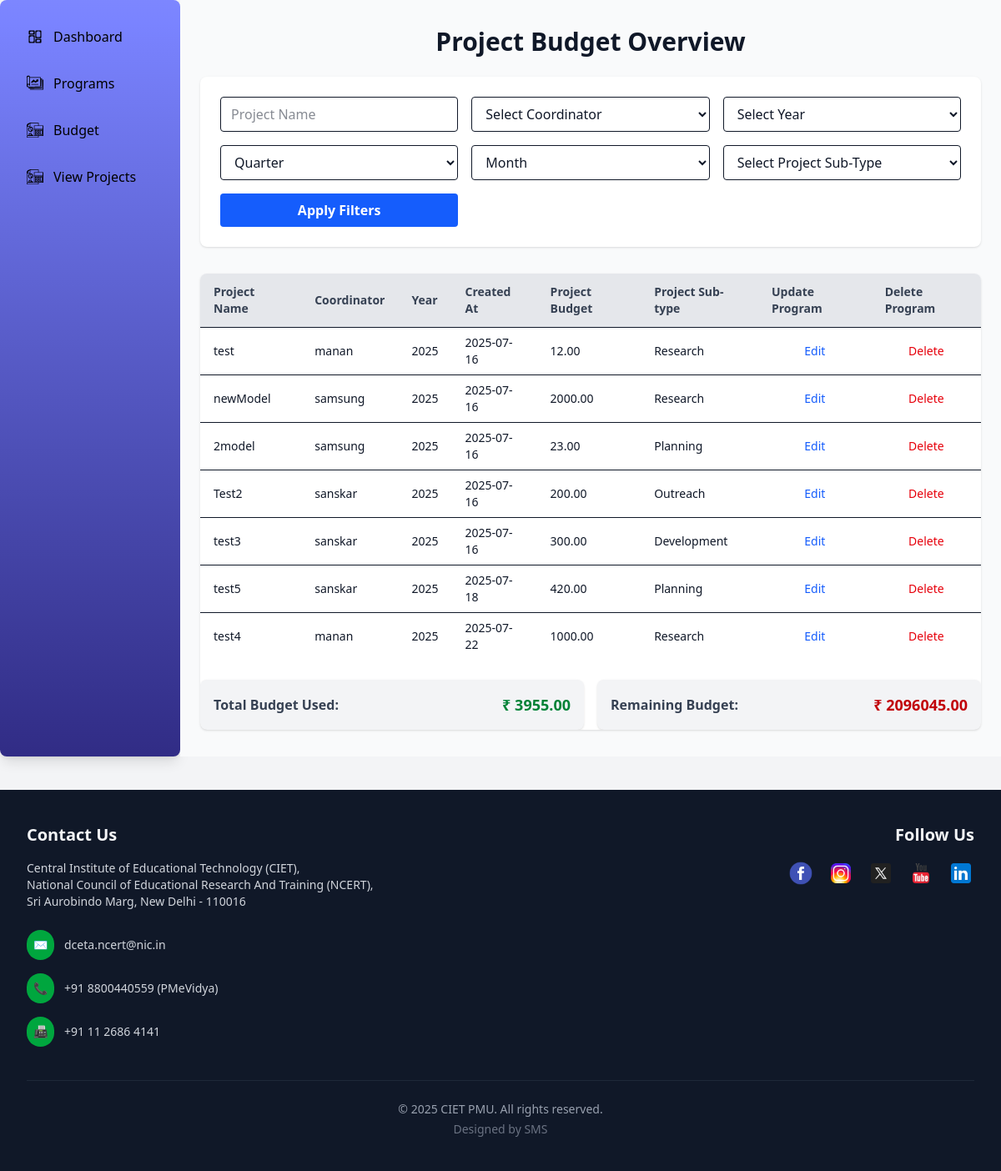
Before: /view_projects/ with the older database file.
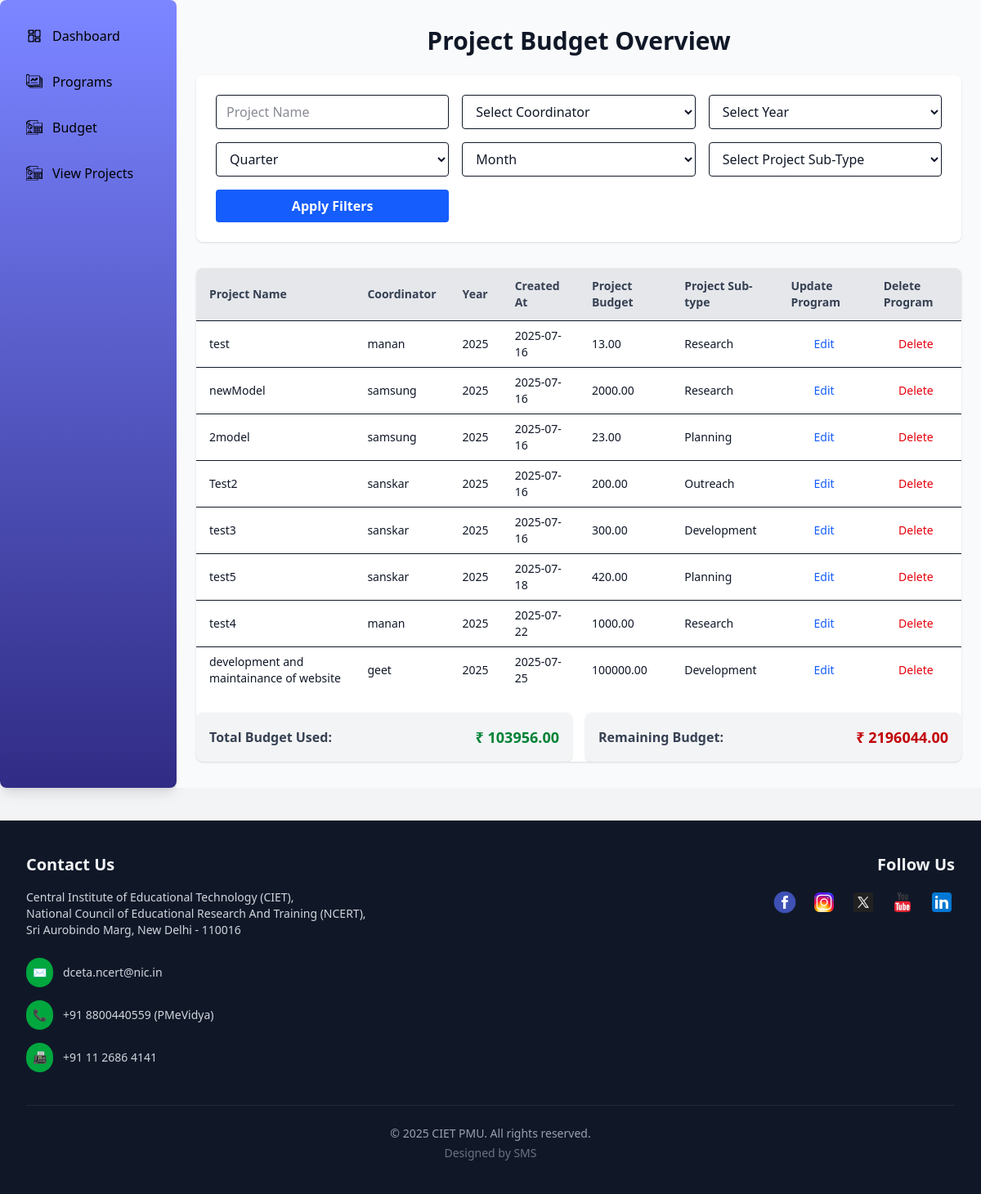
After: the same page with the newer database file.
### admin_dashboard/models.py (models this page shows)
class Program(models.Model):
    type = models.TextField(blank=True, null=True)
    title = models.TextField()
    coordinator = models.ForeignKey('User', models.DO_NOTHING)
    annual_budget = models.ForeignKey(Annualbudget, models.DO_NOTHING)
    created_at = models.DateTimeField(default=timezone.now)
    updated_at = models.DateTimeField(default=timezone.now)
    program_budget = models.DecimalField(decimal_places=2, max_digits=12)
    program_sub_type = models.TextField()
    class Meta:
        managed = False
        db_table = 'Program'

class User(models.Model):
    username = models.TextField(unique=True)
    password = models.TextField()
    role = models.TextField(blank=True, null=True)
    name = models.TextField()
    email = models.TextField(unique=True)
    class Meta:
        managed = False
        db_table = 'User'

class Annualbudget(models.Model):
    year = models.IntegerField()
    budget = models.DecimalField(max_digits=12, decimal_places=2)  # max_digits and decimal_places have been guessed, as this database handles decimal fields as float
    created_at = models.DateTimeField(blank=True, null=True)
    updated_at = models.DateTimeField(blank=True, null=True)
    class Meta:
        managed = False
        db_table = 'AnnualBudget'
        get_latest_by = 'year'

### admin_dashboard/views.py (the view)
# urls.py: path('view_projects/', views.view_projects, name='view_projects'),
def view_projects(request):
    coordinators, years, months, projects, total_used_budget, remaining_budget = helper_filter(request)
    return render(request, 'admin_dashboard/view_projects.html', {
        'coordinators': coordinators,
        'years': years,
        'months': months,
        'projects': projects,
        'total_used_budget':total_used_budget,
        'remaining_budget':remaining_budget,
    })

### admin_dashboard/templates/admin_dashboard/view_projects.html (shortened to what this page needs)
{% extends "layout.html" %}
{% load static %}
{% load static tailwind_tags %}
{% block content %}
<div class="flex min-h-screen">
    {% include "partials/admin_sidebar.html" %}
  <div class="flex-1 overflow-y-auto px-6 py-8 bg-gray-50">
    <h1 class="text-3xl font-bold mb-6 text-center">Project Budget Overview</h1>
    <form method="POST" class="bg-white rounded-lg shadow p-6 grid grid-cols-1 md:grid-cols-3 gap-4 mb-8">
      <input type="text" name="project_name" placeholder="Project Name" class="border rounded px-3 py-2" />
      <select name="coordinator" class="border rounded px-3 py-2">
        <option value="">Select Coordinator</option>
      </select>
      <select name="year" class="border rounded px-3 py-2">
          <option value="">Select Year</option>
      </select>
      <select name="quarter" class="border rounded px-3 py-2">
        <option value="">Quarter</option>
      </select>
      <select name="month" class="border rounded px-3 py-2">
        <option value="">Month</option>
      </select>
      <select name="sub_type" class="border rounded px-3 py-2">
        <option value="">Select Project Sub-Type</option>
      </select>
      <button type="submit" class="w-full bg-blue-600 hover:bg-blue-700 cursor-pointer text-white font-semibold py-2 rounded">Apply Filters</button>
    </form>
    {% if projects %}
    <div class="overflow-x-auto bg-white rounded-lg shadow">
      <table class="min-w-full table-auto">
        <thead class="bg-gray-200 text-gray-700 text-sm">
          <tr>
            <th class="px-4 py-3 text-left">Project Name</th>
            <th class="px-4 py-3 text-left">Coordinator</th>
            <th class="px-4 py-3 text-left">Year</th>
            <th class="px-4 py-3 text-left">Created At</th>
            <th class="px-4 py-3 text-left">Project Budget</th>
            <th class="px-4 py-3 text-left">Project Sub-type</th>
            <th class="px-4 py-3 text-left">Update Program</th>
            <th class="px-4 py-3 text-left">Delete Program</th>
          </tr>
        </thead>
        <tbody class="text-sm">
          {% for project in projects %}
          <tr class="border-t hover:bg-gray-50">
            <td class="px-4 py-2">{{ project.title }}</td>
            <td class="px-4 py-2">{{ project.coordinator.username }}</td>
            <td class="px-4 py-2">{{ project.annual_budget.year }}</td>
            <td class="px-4 py-2">{{ project.created_at|date:"Y-m-d" }}</td>
            <td class="px-4 py-2">{{ project.program_budget }}</td>
            <td class="px-4 py-2">{{ project.program_sub_type }}</td>
            <td class="px-4 py-2 text-center">
              <a href="{% url 'edit_project' project.id %}" class="text-blue-600 hover:underline hover:text-blue-800 text-sm">Edit</a>
            </td>
            <td class="px-4 py-2 text-center">
              <a href="{% url 'delete_project' project.id %}"
              class="text-red-600 hover:underline hover:text-red-800 text-sm"
              onclick="return confirm('Are you sure you want to delete this project?');">Delete</a>
            </td>
          </tr>
          {% endfor %}
        </tbody>
      </table>
      <div class="mt-6 grid grid-cols-1 sm:grid-cols-2 gap-4">
        <div class="bg-gray-100 rounded-lg shadow p-4 flex items-center justify-between font-semibold">
        <span class="text-gray-700">Total Budget Used:</span>
        <span class="text-green-700 text-lg font-bold">₹ {{ total_used_budget }}</span>
      </div>
      <div class="bg-gray-100 rounded-lg shadow p-4 flex items-center justify-between font-semibold">
        <span class="text-gray-700">Remaining Budget:</span>
        <span class="text-red-700 text-lg font-bold">₹ {{ remaining_budget }}</span>
      </div>
</div>
    </div>
    {% else %}
      <p class="text-center text-gray-600 mt-6">No results found for selected filters.</p>
    {% endif %}
  </div>
</div>
{% endblock %}

### templates/layout.html (shortened to what this page needs)
{% load static %}
{% load static tailwind_tags %}
<!DOCTYPE html>
<html lang="en">
<head>
    <link rel="stylesheet" href="{% static "css/style.css" %}">
    <link rel="stylesheet" href="{% static "css/main.css" %}">
    {% tailwind_css %}
</head>
<body class="bg-gray-100 font-sans text-gray-900 antialiased">
    {% block content %}{% endblock %}
    <div class="mt-10">
        {% include 'partials/footer.html' %}
    </div>
</body>
</html>

### templates/partials/admin_sidebar.html
{% load static %}
{% load static tailwind_tags %}
 <div class="w-[18%] min-w-[200px] bg-gradient-to-b from-indigo-400 to-indigo-900 text-black p-6 shadow-lg rounded-lg">
      <nav class="space-y-4">
        <a href="{% url 'admin_dashboard' %}" class="flex items-center gap-3 p-2 rounded-lg hover:bg-gray-100  transition-all">
          <img src="{% static 'images/admin_dashboard_images/dashboard.svg' %}" class="w-5 h-5"> <span class="text-black">Dashboard</span>
        </a>
        <a href="{% url 'projects' %}" class="flex items-center gap-3 p-2 rounded-lg hover:bg-gray-100 transition-all">
          <img src="{% static 'images/admin_dashboard_images/projects.svg' %}" class="w-5 h-5"> <span class="text-black">Programs</span>
        </a>
        <a href="{% url 'budget' %}" class="flex items-center gap-3 p-2 rounded-lg hover:bg-gray-100 transition-all">
          <img src="{% static 'images/admin_dashboard_images/budget.svg' %}" class="w-5 h-5"> <span class="text-black">Budget</span>
        </a>
        <a href="{% url 'view_projects' %}" class="flex items-center gap-3 p-2 rounded-lg hover:bg-gray-100 transition-all">
          <img src="{% static 'images/admin_dashboard_images/budget.svg' %}" class="w-5 h-5"> <span class="text-black">View Projects</span>
        </a>
      </nav>
    </div>

### templates/partials/footer.html
{% load static %}
{% load static tailwind_tags %}
<footer class="w-full bg-gray-900 text-white py-10">
  <div class="max-w-7xl mx-auto px-4 sm:px-6 lg:px-8">
    <div class="flex flex-col lg:flex-row justify-between gap-12 lg:gap-24">
      <div class="flex-1">
        <h3 class="text-xl font-semibold text-gray-100 mb-4 text-center lg:text-left">Contact Us</h3>
        <p class="text-sm text-gray-300 mb-6 text-center lg:text-left">
          Central Institute of Educational Technology (CIET),<br>
          National Council of Educational Research And Training (NCERT),<br>
          Sri Aurobindo Marg, New Delhi - 110016
        </p>
        <ul class="text-sm text-gray-300 space-y-4">
          <li class="flex items-center justify-center lg:justify-start">
            <span class="mr-3 bg-green-600 rounded-full p-2 text-white text-sm">✉</span>
            <span class="hover:text-green-400 transition-colors">dceta.ncert@nic.in</span>
          </li>
          <li class="flex items-center justify-center lg:justify-start">
            <span class="mr-3 bg-green-600 rounded-full p-2 text-white text-sm">📞</span>
            <span class="hover:text-green-400 transition-colors">+91 8800440559 (PMeVidya)</span>
          </li>
          <li class="flex items-center justify-center lg:justify-start">
            <span class="mr-3 bg-green-600 rounded-full p-2 text-white text-sm">📠</span>
            <span class="hover:text-green-400 transition-colors">+91 11 2686 4141</span>
          </li>
        </ul>
      </div>
      <div class="flex-1 text-center lg:text-right">
        <h3 class="text-xl font-semibold text-gray-100 mb-4">Follow Us</h3>
        <div class="flex justify-center lg:justify-end flex-wrap gap-4">
          <a href="https://www.facebook.com/ncertofficial/" target="_blank" class="hover:opacity-75 transition-opacity">
            <img src="{% static 'images/footer_images/fb.png' %}" alt="FB" class="h-8 w-8">
          </a>
          <a href="https://www.instagram.com/ncertindia/?hl=en" target="_blank" class="hover:opacity-75 transition-opacity">
            <img src="{% static 'images/footer_images/ig.png' %}" alt="IG" class="h-8 w-8">
          </a>
          <a href="https://x.com/ncert?lang=en" target="_blank" class="hover:opacity-75 transition-opacity">
            <img src="{% static 'images/footer_images/x.png' %}" alt="X" class="h-8 w-8">
          </a>
          <a href="https://www.youtube.com/c/NCERTOFFICIAL" target="_blank" class="hover:opacity-75 transition-opacity">
            <img src="{% static 'images/footer_images/yt.png' %}" alt="YT" class="h-8 w-8">
          </a>
          <a href="https://www.linkedin.com/company/national-council-of-educational-research-and-training-ncert/?original_referer=https%3A%2F%2Fwww%2Egoogle%2Ecom%2F&originalSubdomain=in" target="_blank" class="hover:opacity-75 transition-opacity">
            <img src="{% static 'images/footer_images/in.png' %}" alt="IN" class="h-8 w-8">
          </a>
        </div>
      </div>
    </div>
    <div class="mt-10 text-center text-xs sm:text-sm text-gray-400 border-t border-gray-800 pt-6">
      <p>© 2025 CIET PMU. All rights reserved.</p>
      <p class="mt-1 text-gray-500">Designed by SMS</p>
    </div>
  </div>
</footer>

Changed rows visible on the page:
changed Program "test": program_budget "12.00" → "13.00"
added Program: title "development and maintainance of website", coordinator.username "geet", annual_budget.year "2025", created_at "2025-07-25", program_budget "100000.00", program_sub_type "Development"
Other visible differences:
{{ total_used_budget }}: "3955.00" → "103956.00"
{{ remaining_budget }}: "2096045.00" → "2196044.00"
